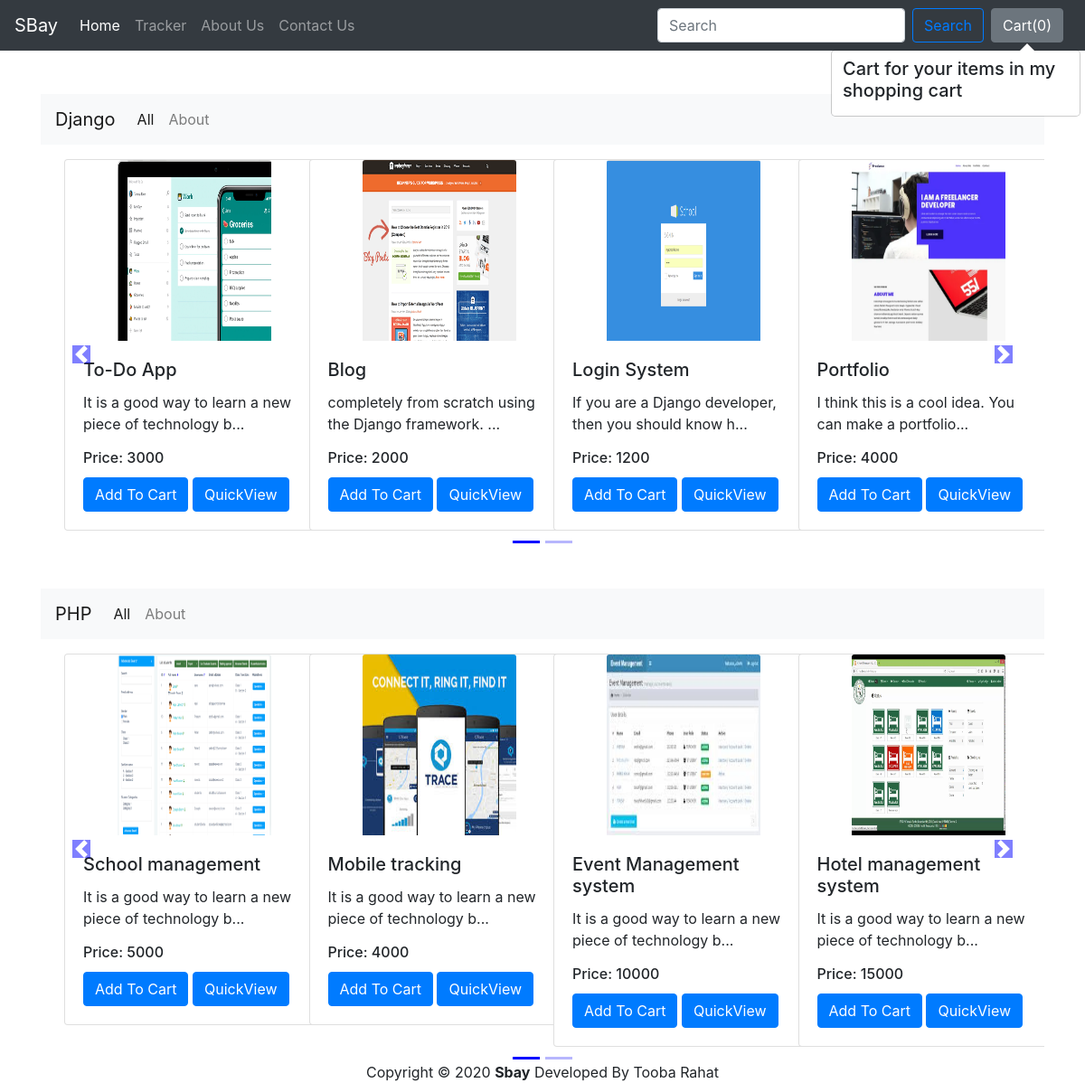
The app's page /shop/ with its own data.
### shop/models.py (models this page shows, shortened)
class Product(models.Model):
    product_id = models.AutoField
    product_name = models.CharField(max_length=500)
    category = models.CharField(max_length=500, default="")
    technology = models.CharField(max_length=500, default="")
    price = models.IntegerField(default=0)
    desc = models.CharField(max_length=3000)
    demo = models.CharField(max_length=500, default="")
    image = models.ImageField(upload_to='shop/images', default="")

### shop/views.py (the view)
# urls.py: path("", views.index, name="blogHome"),
def index(request):
    allProds = []
    catprods = Product.objects.values('category', 'id')
    cats = {item['category'] for item in catprods}
    for cat in cats:
        prod = Product.objects.filter(category=cat)
        n = len(prod)
        nSlides = n // 4 + ceil((n / 4) - (n // 4))
        allProds.append([prod, range(1, nSlides), nSlides])
    params = {'allProds':allProds}
    return render(request, 'shop/index.html', params)

### shop/templates/shop/index.html (shortened to what this page needs)
{% extends 'shop/basic.html' %}
{% block body %}
{% load static %}
<div class="container">
    {% for product, range, nSlides in allProds %}
    <br><br>
        <nav class="navbar navbar-expand-lg navbar-light bg-light">
        <a class="navbar-brand" href="/shop">{{product.0.category}}</a>
        <div class="collapse navbar-collapse mr-4" id="navbarSupportedContent">
            <ul class="navbar-nav mr-4">
              <li class="nav-item active">
                <a class="nav-link " href="/shop/allproducts">All <span class="sr-only">(current)</span></a>
              </li>
              <li class="nav-item">
                <a class="nav-link" href="/shop/about">About</a>
              </li>
        </div>
      </nav>
    <div class="row">
        <div id="demo{{forloop.counter}}" class="col carousel slide my-3" data-ride="carousel">
            <ul class="carousel-indicators">
                <li data-target="#demo{{forloop.counter}}" data-slide-to="0" class="active"></li>
                {% for i in range %}
                <li data-target="#demo{{forloop.parentloop.counter}}" data-slide-to="{{i}}"></li>
                {% endfor %}
            </ul>
            <div class="container carousel-inner no-padding">
                <div class="carousel-item active">
                    {% for i in product %}
                    <div class="col-xs-3 col-sm-3 col-md-3">
                        <div class="card align-items-center" style="width: 18rem;">
                            <img src='/media/{{i.image}}' class="card-img-top" alt="...">
                            <div class="card-body">
                                <h5 class="card-title" id="namepr{{i.id}}">{{i.product_name}}</h5>
                                <p class="card-text">{{i.desc|slice:"0:53"}}...</p>
                                <h6 class="card-title" >Price: <span id="pricepr{{i.id}}">{{i.price}}</span></h6>
                                <span id="divpr{{i.id}}" class="divpr">
                                    <button id="pr{{i.id}}" class="btn btn-primary cart">Add To Cart</button>
                                </span>
                                <a href="/shop/products/{{i.id}}"><button id="qv{{i.id}}" class="btn btn-primary cart">QuickView</button></a>
                            </div>
                        </div>
                    </div>
                    {% if forloop.counter|divisibleby:4 and forloop.counter > 0 and not forloop.last %}
                </div>
                    {% endif %}
                    {% endfor %}
            </div>
        </div>
        <a class="carousel-control-prev" href="#demo{{forloop.counter}}" data-slide="prev">
            <span class="carousel-control-prev-icon"></span>
        </a>
        <a class="carousel-control-next" href="#demo{{forloop.counter}}" data-slide="next">
            <span class="carousel-control-next-icon"></span>
        </a>
    </div>
    {% endfor %}
</div>
{% endblock %}
{% block footer %}
    <footer>
                <div class="row pad">
					<div class="col-lg-12 text-center">
						Copyright &copy; 2020 <strong>Sbay</strong> Developed By Tooba Rahat
					</div>
				</div>
    </footer>
 {% endblock %}

### shop/templates/shop/basic.html (shortened to what this page needs)
<!doctype html>
<html lang="en">
  <head>
    <link rel="stylesheet" href="https://stackpath.bootstrapcdn.com/bootstrap/4.2.1/css/bootstrap.min.css">
  </head>
  <body>
    <nav class="navbar navbar-expand-lg navbar-dark bg-dark">
  <a class="navbar-brand" href="/shop">SBay</a>
  <div class="collapse navbar-collapse" id="navbarSupportedContent">
    <ul class="navbar-nav mr-auto">
      <li class="nav-item active">
        <a class="nav-link" href="/shop">Home <span class="sr-only">(current)</span></a>
      </li>
      <li class="nav-item">
        <a class="nav-link" href="/shop/tracker">Tracker</a>
      </li>
      <li class="nav-item">
        <a class="nav-link" href="/shop/about">About Us</a>
      </li>
       <li class="nav-item">
        <a class="nav-link" href="/shop/contact">Contact Us</a>
      </li>
    </ul>
    <form method='get' action='/shop/search/' class="form-inline my-2 my-lg-0">
      <input class="form-control mr-sm-2" type="search" placeholder="Search" aria-label="Search" name="search" id="search">
      <button class="btn btn-outline-primary my-2 my-sm-0" type="submit">Search</button>
    </form>
    <button type="button" class="btn btn-secondary mx-2" id="popcart" data-container="body" data-toggle="popover" data-placement="bottom" data-html="true" data-content="Vivamus
sagittis lacus vel augue laoreet rutrum faucibus.">
  Cart(<span id="cart">0</span>)
</button>
  </div>
</nav>
  {% block body %} {% endblock %}
    {% block footer %}
    {% endblock %}
  </body>
</html>

### records on screen
Product: category "Django", image (picture), product_name "To-Do App", desc "It is a good way to learn a new piece of technology b", price "3000"
Product: image (picture), product_name "Blog", desc "completely from scratch using the Django framework.", price "2000"
Product: image (picture), product_name "Login System", desc "If you are a Django developer, then you should know h", price "1200"
Product: image (picture), product_name "Portfolio", desc "I think this is a cool idea. You can make a portfolio", price "4000"
Product: category "PHP", image (picture), product_name "School management", desc "It is a good way to learn a new piece of technology b", price "5000"
Product: image (picture), product_name "Mobile tracking", desc "It is a good way to learn a new piece of technology b", price "4000"
Product: image (picture), product_name "Event Management system", desc "It is a good way to learn a new piece of technology b", price "10000"
Product: image (placeholder picture), product_name "Hotel management system", desc "It is a good way to learn a new piece of technology b", price "15000"
